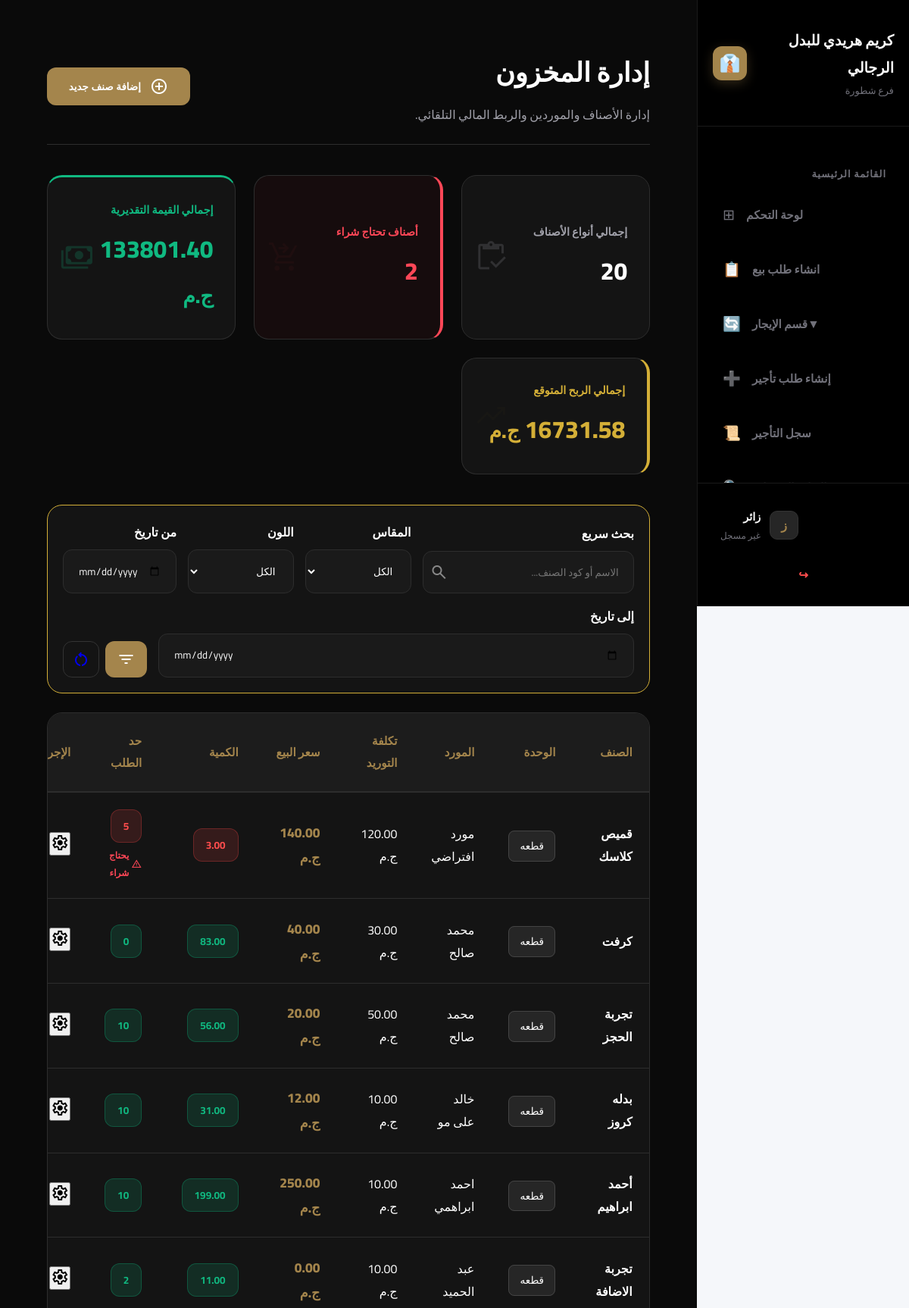
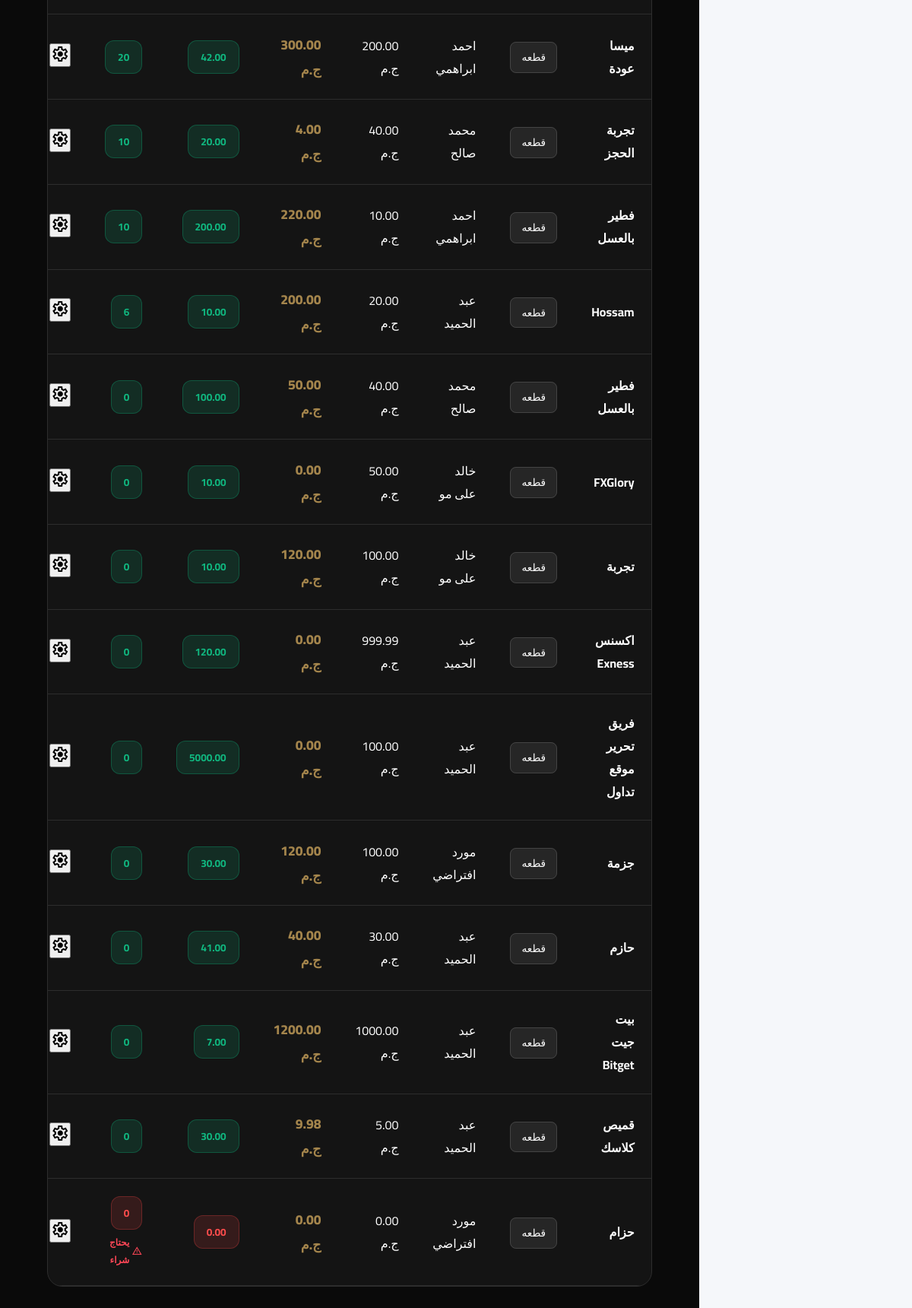
The page /pos/inventory/ on the database its author committed (2 pictures, top to bottom).
### pos/models.py (models this page shows, shortened)
class InventoryItem(models.Model):
    name = models.CharField(max_length=200, verbose_name="اسم الصنف")
    category = models.ForeignKey(IngredientCategory, on_delete=models.CASCADE, related_name='items', verbose_name="الفئة")
    size = models.ForeignKey(Size_choices, on_delete=models.CASCADE, verbose_name="الحجم")
    color = models.ForeignKey(Colors_choices, on_delete=models.CASCADE, verbose_name="اللون")
    quantity = models.PositiveIntegerField(verbose_name="الكمية الحالية")
    min_limit = models.PositiveIntegerField(verbose_name="حد الطلب (الحد الأدنى)")
    unit = models.ForeignKey(Unit_choices, on_delete=models.CASCADE, verbose_name="الوحدة")
    unit_cost = models.DecimalField(max_digits=10, decimal_places=2, verbose_name="سعر الوحدة")
    supply_cost = models.DecimalField(max_digits=10, decimal_places=2, verbose_name="تكلفة التوريد")
    profit = models.DecimalField(max_digits=10, decimal_places=2, verbose_name="الربح المتوقع")
    updated_at = models.DateTimeField(auto_now=True, verbose_name="آخر تحديث")
    Supplier = models.ForeignKey(Supplier, on_delete=models.CASCADE, verbose_name="المورد")
    is_rental = models.BooleanField(default=False, verbose_name="هل الصنف للإيجار؟")
    rental_code = models.CharField(max_length=20, unique=True, null=True, blank=True, editable=False, verbose_name="كود الصنف")
    @property
    def is_low(self):
        return self.quantity <= self.min_limit

class Supplier(models.Model):
    name = models.CharField(max_length=400, verbose_name="اسم المورد")
    mobil = models.CharField(max_length=15)
    address = models.CharField(max_length=1000, verbose_name="عنوان المورد")
    category = models.CharField(max_length=200, null=True, blank=True, verbose_name="التصنيف")
    number_of_supplies = models.PositiveIntegerField(default=0)

### categories/models.py (models this page shows)
class Unit_choices(models.Model):
    unit = models.CharField (max_length=100, verbose_name="وحدات التخزين")
    def __str__(self):
        return self.unit

### pos/views.py (the view)
# urls.py: path('inventory/', views.inventory_management, name='inventory_management'),
def inventory_management(request):
    items = InventoryItem.objects.all().order_by('-updated_at') # الترتيب من الأحدث
    search_query = request.GET.get('search')
    category_filter = request.GET.get('category')
    size_filter = request.GET.get('size')
    color_filter = request.GET.get('color')
    start_date = request.GET.get('start_date')
    end_date = request.GET.get('end_date')
    if search_query:
        items = items.filter(Q(name__icontains=search_query) | Q(rental_code__icontains=search_query))
    if category_filter and category_filter != 'all':
        items = items.filter(category_id=category_filter)
    if size_filter and size_filter != 'all':
        items = items.filter(size_id=size_filter)
    if color_filter and color_filter != 'all':
        items = items.filter(color_id=color_filter)
    if start_date:
        items = items.filter(updated_at__date__gte=start_date)
    if end_date:
        items = items.filter(updated_at__date__lte=end_date)
    total_items_count = items.count()
    low_stock_count = items.filter(quantity__lte=F('min_limit')).count()
    total_expected_profit = sum(item.profit * item.quantity for item in items)
    inventory_value = sum(item.quantity * item.unit_cost for item in items)
    context = {
        'items': items,
        'categories': IngredientCategory.objects.all(),
        'sizes': Size_choices.objects.all(),
        'colors': Colors_choices.objects.all(),
        'units': Unit_choices.objects.all(),
        'suppliers': Supplier.objects.all(),
        'total_items_count': total_items_count,
        'low_stock_count': low_stock_count,
        'inventory_value': inventory_value,
        'total_expected_profit': total_expected_profit, # أضفنا إحصائية الربح
        'search_query': search_query,
        'selected_category': category_filter,
        'selected_size': size_filter,
        'selected_color': color_filter,
        'start_date': start_date,
        'end_date': end_date,
    }
    return render(request, 'pos/inventory_management.html', context)

### accounts/context_processors.py (called while the page is built)
def notifications_processor(request):
    if request.user.is_authenticated:
        notifications = Notification.objects.filter(user=request.user, is_deleted=False).order_by('-created_at')[:10]
    else:
        notifications = []
    return {'notifications': notifications}

### categories/models.py (called while the page is built)
    def __str__(self):
        return self.category

### templates/pos/inventory_management.html (shortened to what this page needs)
{% extends 'base.html' %}
{% load static %}
{% block extra_css %}
    <link rel="stylesheet" href="{% static 'css/inventory.css' %}">
{% endblock %}
{% block content %}
<div class="inventory-page-wrapper" dir="rtl">
    <header class="inventory-main-header">
        <div class="header-text">
            <h1 class="page-title">إدارة المخزون</h1>
            <p class="page-subtitle">إدارة الأصناف والموردين والربط المالي التلقائي.</p>
        </div>
        <div class="header-actions">
            <button onclick="openModal('addItemModal')" class="btn-primary-luxury">
                <span class="material-symbols-outlined">add_circle</span>
                <span class="btn-text">إضافة صنف جديد</span>
            </button>
        </div>
    </header>
    <section class="stats-container">
        <div class="luxury-card stat-item">
            <div class="stat-info">
                <span class="label">إجمالي أنواع الأصناف</span>
                <span class="value">{{ total_items_count }}</span>
            </div>
            <span class="material-symbols-outlined icon-bg">inventory</span>
        </div>
        <div class="luxury-card stat-item" style="border-right: 4px solid #ff4757; background: rgba(255, 71, 87, 0.05);">
            <div class="stat-info">
                <span class="label" style="color: #ff4757;">أصناف تحتاج شراء</span>
                <span class="value" style="color: #ff4757;">{{ low_stock_count }}</span>
            </div>
            <span class="material-symbols-outlined icon-bg" style="color: rgba(255, 71, 87, 0.2);">shopping_cart_checkout</span>
        </div>
        <div class="luxury-card stat-item total-value-border">
            <div class="stat-info">
                <span class="label text-emerald">إجمالي القيمة التقديرية</span>
                <span class="value text-emerald">{{ inventory_value|floatformat:2 }} <small>ج.م</small></span>
            </div>
            <span class="material-symbols-outlined icon-bg emerald-icon">payments</span>
        </div>
        <div class="luxury-card stat-item" style="border-right: 4px solid #d4af37;">
            <div class="stat-info">
                <span class="label" style="color: #d4af37;">إجمالي الربح المتوقع</span>
                <span class="value" style="color: #d4af37;">{{ total_expected_profit|floatformat:2|default:"0.00" }} <small>ج.م</small></span>
            </div>
            <span class="material-symbols-outlined icon-bg" style="color: rgba(212, 175, 55, 0.1);">trending_up</span>
        </div>
    </section>
    <section class="filter-section luxury-card" style="margin-bottom: 25px; padding: 20px; border: 1px solid #d4af37;">
        <form method="GET" style="display: flex; gap: 15px; align-items: flex-end; flex-wrap: wrap; width: 100%;">
            <div style="flex: 2; min-width: 250px;">
                <label class="form-label" style="color: #d4af37; font-weight: bold; margin-bottom: 8px; display: block;">بحث سريع</label>
                <div style="position: relative;">
                    <input type="text" name="search" value="{{ search_query|default:'' }}"
                           class="form-input-luxury" placeholder="الاسم أو كود الصنف...">
                    <span class="material-symbols-outlined" style="position: absolute; left: 10px; top: 50%; transform: translateY(-50%); color: #888;">search</span>
                </div>
            </div>
            <div style="flex: 1; min-width: 120px;">
                <label class="form-label">المقاس</label>
                <select name="size" class="form-select-luxury">
                    <option value="all">الكل</option>
                </select>
            </div>
            <div style="flex: 1; min-width: 120px;">
                <label class="form-label">اللون</label>
                <select name="color" class="form-select-luxury">
                    <option value="all">الكل</option>
                </select>
            </div>
            <div style="flex: 1; min-width: 150px;">
                <label class="form-label">من تاريخ</label>
                <input type="date" name="start_date" value="{{ start_date }}" class="form-input-luxury">
            </div>
            <div style="flex: 1; min-width: 150px;">
                <label class="form-label">إلى تاريخ</label>
                <input type="date" name="end_date" value="{{ end_date }}" class="form-input-luxury">
            </div>
            <div style="display: flex; gap: 8px;">
                <button type="submit" class="btn-primary-luxury" style="height: 48px; width: 55px; justify-content: center; padding: 0;">
                    <span class="material-symbols-outlined">filter_list</span>
                </button>
                <a href="{% url 'inventory_management' %}" class="btn-secondary-luxury"
                   style="text-decoration: none; height: 48px; width: 48px; display: flex; align-items: center; justify-content: center; border-radius: 12px; border: 1px solid #333;"
                   title="إعادة تعيين">
                    <span class="material-symbols-outlined">restart_alt</span>
                </a>
            </div>
        </form>
    </section>
    <div class="inventory-table-container">
        <table class="luxury-data-table" id="inventoryTable">
            <thead>
                <tr>
                    <th>الصنف</th>
                    <th>الوحدة</th>
                    <th>المورد</th>
                    <th>تكلفة التوريد</th>
                    <th>سعر البيع</th>
                    <th>الكمية</th>
                    <th>حد الطلب</th>
                    <th class="text-center">الإجراءات</th>
                </tr>
            </thead>
            <tbody>
                {% for item in items %}
                <tr>
                    <td><strong>{{ item.name }}</strong></td>
                    <td><span class="unit-badge">{{ item.unit }}</span></td>
                    <td><span class="table-text-muted">{{ item.Supplier.name|default:"-" }}</span></td>
                    <td><span class="price-text">{{ item.supply_cost }} ج.م</span></td>
                    <td><span class="price-text-gold">{{ item.unit_cost }} ج.م</span></td>
                    <td>
                        <div class="status-badge-luxury {% if item.quantity <= item.min_limit %}status-red{% else %}status-green{% endif %}">
                            {{ item.quantity|floatformat:2 }}
                        </div>
                    </td>
                    <td>
                        <div class="status-badge-luxury {% if item.is_low %}status-red{% else %}status-green{% endif %}">
                            {{ item.min_limit }}
                        </div>
                        {% if item.is_low %}
                        <div style="color: #ff4757; font-size: 0.75rem; margin-top: 5px; font-weight: bold; display: flex; align-items: center; gap: 3px;">
                            <span class="material-symbols-outlined" style="font-size: 14px;">warning</span>
                            يحتاج شراء
                        </div>
                        {% endif %}
                    </td>
                    <td class="text-center">
                        <button onclick="openControlModal('{{ item.id }}', '{{ item.name }}', '{{ item.unit_cost }}', '{{ item.supply_cost }}')" class="btn-action-icon edit-btn">
                            <span class="material-symbols-outlined">settings</span>
                        </button>
                    </td>
                </tr>
                {% endfor %}
            </tbody>
        </table>
    </div>
</div>
{% endblock %}

### static/css/base.css (style rules this page uses)
.main-content label { color: #ffffff !important; margin-bottom: 8px; display: inline-block; font-weight: 600; }

### static/css/sidebar.css (style rules this page uses)
:root { --accent-gold: #a4854c; --surface-dark: #111111; --bg-active: #1c1c1c; --text-gold: #bc9c65; --text-white: #ffffff; --text-dim: #71717a; --sidebar-width: 280px; }

### static/css/inventory.css (style rules this page uses)
:root { --bg-page: #0a0a0a; --surface-card: #141414; --border-color: #2d2d2d; --accent-gold: #a4854c; --text-white: #ffffff; --text-muted: #a1a1aa; --text-dim: #71717a; --luxury-shadow: 0 20px 50px rgba(0, 0, 0, 0.7); --transition: all 0.3s ease; }
.inventory-page-wrapper { background-color: var(--bg-page); flex-direction: column; min-height: 100vh; padding: 2rem; color: var(--text-white); font-family: 'Cairo', sans-serif; }
.inventory-main-header { display: flex; justify-content: space-between; align-items: center; margin-bottom: 2.5rem; border-bottom: 1px solid var(--border-color); padding-bottom: 1.5rem; }
.page-title { font-size: 2.2rem; font-weight: 800; color: var(--text-white); margin: 0; }
.page-subtitle { color: var(--text-muted); margin-top: 0.5rem; font-size: 1rem; }
.btn-primary-luxury { background: var(--accent-gold); color: #ffffff !important; border: none; padding: 0.8rem 1.8rem; border-radius: 12px; display: flex; align-items: center; gap: 0.75rem; font-weight: 700; cursor: pointer; transition: var(--transition); }
.stats-container { display: grid; grid-template-columns: repeat(auto-fit, minmax(240px, 1fr)); gap: 1.5rem; margin-bottom: 2.5rem; }
.luxury-card { background: var(--surface-card); border: 1px solid var(--border-color); border-radius: 20px; padding: 1.8rem; display: flex; justify-content: space-between; align-items: center; position: relative; overflow: hidden; }
.stat-info .label { display: block; font-size: 0.9rem; font-weight: 600; color: var(--text-muted); margin-bottom: 0.5rem; }
.stat-info .value { font-size: 2rem; font-weight: 800; color: var(--text-white); }
.icon-bg { font-size: 2.8rem !important; opacity: 0.2; color: var(--text-muted); position: absolute; left: 1rem; }
.total-value-border { border-top: 3px solid #10b981; }
.text-emerald { color: #10b981 !important; }
.emerald-icon { color: #10b981; }
.form-input-luxury, .form-select-luxury { width: 100%; background: #1a1a1a; border: 1px solid var(--border-color); color: #ffffff !important; padding: 0.9rem 1.2rem; border-radius: 12px; outline: none; transition: var(--transition); font-family: 'Cairo', sans-serif; }
.inventory-table-container { background: var(--surface-card); border: 1px solid var(--border-color); border-radius: 20px; overflow: hidden; width: 100%; clear: both; }
.luxury-data-table { width: 100%; border-collapse: collapse; }
.luxury-data-table thead th { background: #1c1c1c; padding: 1.4rem; text-align: right; color: var(--accent-gold); font-size: 0.95rem; font-weight: 700; border-bottom: 2px solid var(--border-color); }
.luxury-data-table tbody td { padding: 1.4rem; border-bottom: 1px solid var(--border-color); color: #ffffff !important; }
.unit-badge { background: #262626; color: var(--text-white); padding: 0.4rem 0.9rem; border-radius: 8px; font-size: 0.85rem; border: 1px solid #444; }
.price-text-gold { color: var(--accent-gold); font-weight: 800; font-size: 1.1rem; }
.status-badge-luxury { display: inline-flex; align-items: center; gap: 0.6rem; padding: 0.5rem 1rem; border-radius: 12px; font-size: 0.85rem; font-weight: 700; }
.status-red { background: rgba(239, 68, 68, 0.15); color: #ff4d4d; border: 1px solid rgba(239, 68, 68, 0.3); }
.status-green { background: rgba(16, 185, 129, 0.15); color: #10b981; border: 1px solid rgba(16, 185, 129, 0.3); }
.form-select-luxury option { background-color: #1a1a1a !important; color: #ffffff !important; }
.form-select-luxury { color: white !important; background-color: #222 !important; }
.filter-section.luxury-card { width: 100%; display: block; margin-bottom: 20px; }
.filter-section.luxury-card form { display: flex; flex-wrap: wrap; gap: 15px; align-items: flex-end; width: 100%; }

### templates/pos/inventory_management.html (style rules this page uses)
.form-select-luxury, .form-select-luxury option { color: #ffffff !important; background-color: #1a1a1a !important; }

### templates/base.html (style rules this page uses)
* { margin: 0; padding: 0; box-sizing: border-box; }
body { font-family: 'Cairo', sans-serif; background-color: #f5f7fa; margin: 0; padding-right: 280px; min-height: 100vh; }

### rows shown on the page
InventoryItem: name "قميص كلاسك", unit "قطعه", Supplier.name "مورد افتراضي", supply_cost "120.00", unit_cost "140.00", quantity "3.00", min_limit "5", shows "يحتاج شراء"
InventoryItem: name "كرفت", unit "قطعه", Supplier.name "محمد صالح", supply_cost "30.00", unit_cost "40.00", quantity "83.00", min_limit "0"
InventoryItem: name "تجربة الحجز", unit "قطعه", Supplier.name "محمد صالح", supply_cost "50.00", unit_cost "20.00", quantity "56.00", min_limit "10"
InventoryItem: name "بدله كروز", unit "قطعه", Supplier.name "خالد على مو", supply_cost "10.00", unit_cost "12.00", quantity "31.00", min_limit "10"
InventoryItem: name "أحمد ابراهيم", unit "قطعه", Supplier.name "احمد ابراهمي", supply_cost "10.00", unit_cost "250.00", quantity "199.00", min_limit "10"
InventoryItem: name "تجربة الاضافة", unit "قطعه", Supplier.name "عبد الحميد", supply_cost "10.00", unit_cost "0.00", quantity "11.00", min_limit "2"
InventoryItem: name "ميسا عودة", unit "قطعه", Supplier.name "احمد ابراهمي", supply_cost "200.00", unit_cost "300.00", quantity "42.00", min_limit "20"
InventoryItem: name "تجربة الحجز", unit "قطعه", Supplier.name "محمد صالح", supply_cost "40.00", unit_cost "4.00", quantity "20.00", min_limit "10"
InventoryItem: name "فطير بالعسل", unit "قطعه", Supplier.name "احمد ابراهمي", supply_cost "10.00", unit_cost "220.00", quantity "200.00", min_limit "10"
InventoryItem: name "Hossam", unit "قطعه", Supplier.name "عبد الحميد", supply_cost "20.00", unit_cost "200.00", quantity "10.00", min_limit "6"
InventoryItem: name "فطير بالعسل", unit "قطعه", Supplier.name "محمد صالح", supply_cost "40.00", unit_cost "50.00", quantity "100.00", min_limit "0"
InventoryItem: name "FXGlory", unit "قطعه", Supplier.name "خالد على مو", supply_cost "50.00", unit_cost "0.00", quantity "10.00", min_limit "0"
InventoryItem: name "تجربة", unit "قطعه", Supplier.name "خالد على مو", supply_cost "100.00", unit_cost "120.00", quantity "10.00", min_limit "0"
InventoryItem: name "اكسنس Exness", unit "قطعه", Supplier.name "عبد الحميد", supply_cost "999.99", unit_cost "0.00", quantity "120.00", min_limit "0"
InventoryItem: name "فريق تحرير موقع تداول", unit "قطعه", Supplier.name "عبد الحميد", supply_cost "100.00", unit_cost "0.00", quantity "5000.00", min_limit "0"
InventoryItem: name "جزمة", unit "قطعه", Supplier.name "مورد افتراضي", supply_cost "100.00", unit_cost "120.00", quantity "30.00", min_limit "0"
InventoryItem: name "حازم", unit "قطعه", Supplier.name "عبد الحميد", supply_cost "30.00", unit_cost "40.00", quantity "41.00", min_limit "0"
InventoryItem: name "بيت جيت Bitget", unit "قطعه", Supplier.name "عبد الحميد", supply_cost "1000.00", unit_cost "1200.00", quantity "7.00", min_limit "0"
InventoryItem: name "قميص كلاسك", unit "قطعه", Supplier.name "عبد الحميد", supply_cost "5.00", unit_cost "9.98", quantity "30.00", min_limit "0"
InventoryItem: name "حزام", unit "قطعه", Supplier.name "مورد افتراضي", supply_cost "0.00", unit_cost "0.00", quantity "0.00", min_limit "0", shows "يحتاج شراء"

### other values the page prints
{{ total_items_count }} "20"
{{ low_stock_count }} "2"
{{ inventory_value|floatformat:2 }} "133801.40"
{{ total_expected_profit|floatformat:2|default:"0.00" }} "16731.58"
